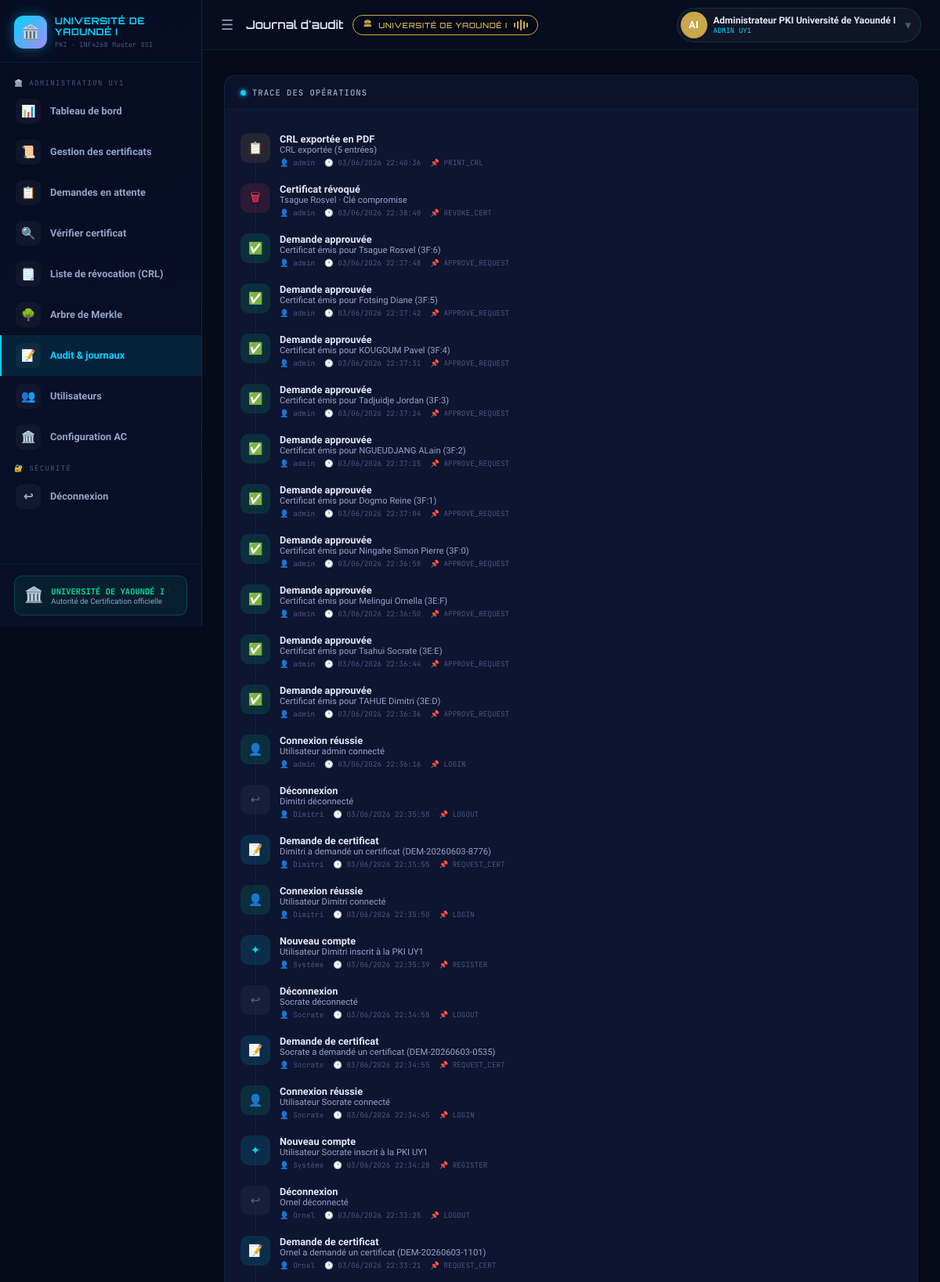
The app's page /audit (signed in, upper part) with its own data.
### modules/models.py (models this page shows, shortened)
class User(UserMixin, db.Model):
    __tablename__ = 'users'
    id            = db.Column(db.Integer, primary_key=True)
    username      = db.Column(db.String(64), unique=True, nullable=False)
    email         = db.Column(db.String(120), unique=True, nullable=False)
    full_name     = db.Column(db.String(128), default='')
    matricule     = db.Column(db.String(50), default='')
    age           = db.Column(db.Integer, default=0)
    department    = db.Column(db.String(128), default='')
    status_type   = db.Column(db.String(30), default='etudiant')
    password_hash = db.Column(db.String(256), nullable=False)
    role          = db.Column(db.String(20), default='user')
    avatar_color  = db.Column(db.String(20), default='#00d4ff')
    created_at    = db.Column(db.DateTime, default=datetime.utcnow)
    last_login    = db.Column(db.DateTime, nullable=True)
    certificates  = db.relationship('Certificate', backref='owner', lazy=True)
    logs          = db.relationship('AuditLog', backref='user_ref', lazy=True)
    requests      = db.relationship('CertificateRequest',
                                   foreign_keys='CertificateRequest.user_id',
                                   backref='requester', lazy=True)
    def is_admin(self):
        return self.role == 'admin'
    def display_name(self):
        return self.full_name if self.full_name else self.username
    def initials(self):
        n = self.display_name()
        parts = n.split()
        if len(parts) >= 2:
            return (parts[0][0] + parts[-1][0]).upper()
        return n[:2].upper()

class AuditLog(db.Model):
    __tablename__ = 'audit_logs'
    id         = db.Column(db.Integer, primary_key=True)
    action     = db.Column(db.String(64))
    icon       = db.Column(db.String(10), default='📋')
    color      = db.Column(db.String(20), default='#00d4ff')
    title      = db.Column(db.String(128), default='')
    details    = db.Column(db.Text, default='')
    username   = db.Column(db.String(64), default='')
    user_id    = db.Column(db.Integer, db.ForeignKey('users.id'), nullable=True)
    created_at = db.Column(db.DateTime, default=datetime.utcnow)

### app.py (the view)
@app.route('/audit')
@login_required
def audit():
    if not current_user.is_admin():
        flash('Le journal d\'audit est réservé à l\'administration.', 'danger')
        return redirect(url_for('dashboard_user'))
    logs = AuditLog.query.order_by(AuditLog.created_at.desc()).limit(200).all()
    return render_template('audit.html', logs=logs)

### app.py (called while the page is built)
@login_manager.user_loader
def load_user(uid):
    return db.session.get(User, int(uid))

def get_ca():
    return AuthorityCA.query.first()

def expiring_soon(days=30):
    limit = datetime.now(timezone.utc) + timedelta(days=days)
    return Certificate.query.filter(Certificate.status=='VALID', Certificate.expires_at!=None, Certificate.expires_at<=limit).count()

@app.context_processor
def inject_globals():
    ca = get_ca()
    notif_count = expiring_soon(30) if ca else 0
    pending_count = CertificateRequest.query.filter_by(status='PENDING').count() if ca and current_user.is_authenticated and current_user.is_admin() else 0
    return dict(
        ca_exists=bool(ca),
        notif_count=notif_count,
        pending_count=pending_count,
        reasons_labels=REASONS_LABELS,
        university_name="Université de Yaoundé I"
    )

### templates/audit.html (shortened to what this page needs)
{% extends "base.html" %}
{% block page_title %}Journal d'audit{% endblock %}
{% block content %}
<div class="card">
  <div class="card-header">
    <div class="card-title">
      <span class="dot dot-cyan"></span>
      TRACE DES OPÉRATIONS
    </div>
  </div>
  <div class="card-body">
    {% if logs %}
    <div class="audit-timeline">
      {% for log in logs %}
      <div class="audit-item">
        <div class="audit-dot" style="background: {{ log.color }}20; color: {{ log.color }};">
          {{ log.icon }}
        </div>
        <div class="audit-content">
          <div class="audit-title">{{ log.title }}</div>
          <div class="audit-detail">{{ log.details }}</div>
          <div class="audit-meta">
            <span>👤 {{ log.username }}</span>
            <span>🕐 {{ log.created_at.strftime('%d/%m/%Y %H:%M:%S') }}</span>
            <span>📌 {{ log.action }}</span>
          </div>
        </div>
      </div>
      {% endfor %}
    </div>
    {% else %}
    <div class="empty-state" style="text-align: center; padding: 60px;">
      <div style="font-size: 4rem; margin-bottom: 16px;">📝</div>
      <h3 style="color: var(--text2);">Aucun log d'audit</h3>
    </div>
    {% endif %}
  </div>
</div>
{% endblock %}

### templates/base.html (shortened to what this page needs)
<!DOCTYPE html>
<html lang="fr">
<head>
  <link rel="stylesheet" href="{{ url_for('static', filename='css/style.css') }}">
</head>
<body>
{% if current_user.is_authenticated %}
<aside class="sidebar" id="sidebar">
  <div class="sidebar-logo">
    <div class="sidebar-logo-icon">🏛️</div>
    <div class="sidebar-logo-text">
      <h2>UNIVERSITÉ DE YAOUNDÉ I</h2>
      <p>PKI · INF4268 Master SSI</p>
    </div>
  </div>
  <nav class="sidebar-nav">
    {% if current_user.is_admin() %}
      <div class="nav-section">🏛️ Administration UY1</div>
      <a href="{{ url_for('dashboard_admin') }}" class="nav-link {% if request.endpoint=='dashboard_admin' %}active{% endif %}">
        <div class="nav-icon">📊</div> <span>Tableau de bord</span>
      </a>
      <a href="{{ url_for('certificates') }}" class="nav-link {% if request.endpoint=='certificates' %}active{% endif %}">
        <div class="nav-icon">📜</div> <span>Gestion des certificats</span>
      </a>
      <a href="{{ url_for('pending_requests') }}" class="nav-link {% if request.endpoint=='pending_requests' %}active{% endif %}">
        <div class="nav-icon">📋</div> <span>Demandes en attente</span>
      </a>
      <a href="{{ url_for('verify') }}" class="nav-link {% if request.endpoint=='verify' %}active{% endif %}">
        <div class="nav-icon">🔍</div> <span>Vérifier certificat</span>
      </a>
      <a href="{{ url_for('view_crl') }}" class="nav-link {% if request.endpoint=='view_crl' %}active{% endif %}">
        <div class="nav-icon">🗒️</div> <span>Liste de révocation (CRL)</span>
      </a>
      <a href="{{ url_for('merkle_dashboard') }}" class="nav-link {% if request.endpoint=='merkle_dashboard' %}active{% endif %}">
        <div class="nav-icon">🌳</div> <span>Arbre de Merkle</span>
      </a>
      <a href="{{ url_for('audit') }}" class="nav-link {% if request.endpoint=='audit' %}active{% endif %}">
        <div class="nav-icon">📝</div> <span>Audit & journaux</span>
      </a>
      <a href="{{ url_for('users') }}" class="nav-link {% if request.endpoint=='users' %}active{% endif %}">
        <div class="nav-icon">👥</div> <span>Utilisateurs</span>
      </a>
      <a href="{{ url_for('admin_ca') }}" class="nav-link {% if request.endpoint=='admin_ca' %}active{% endif %}">
        <div class="nav-icon">🏛️</div> <span>Configuration AC</span>
      </a>
    {% endif %}
    <div class="nav-section">🔐 Sécurité</div>
    <a href="{{ url_for('logout') }}" class="nav-link">
      <div class="nav-icon">↩</div> <span>Déconnexion</span>
    </a>
  </nav>
  <div class="sidebar-footer">
    <div class="sidebar-status">
      <div class="status-icon">🏛️</div>
      <div>
        <div class="status-title">UNIVERSITÉ DE YAOUNDÉ I</div>
        <div class="status-desc">Autorité de Certification officielle</div>
      </div>
    </div>
  </div>
</aside>
<div class="topbar" id="topbar">
  <button class="topbar-menu-btn" id="menuBtn" onclick="toggleSidebar()">☰</button>
  <div class="topbar-title">
    {% block page_title %}PKI Université de Yaoundé I{% endblock %}
    {% if ca_exists %}
    <div class="topbar-ca-badge">
      🏛 <span class="topbar-ca-text">UNIVERSITÉ DE YAOUNDÉ I</span>
      <div class="wave">
        <span></span><span></span><span></span><span></span><span></span>
      </div>
    </div>
    {% endif %}
  </div>
  <div class="topbar-actions">
    <a href="{{ url_for('profile') }}" class="user-pill">
      <div class="user-avatar" style="background:{{ current_user.avatar_color }};">
        {{ current_user.initials() }}
      </div>
      <div class="user-pill-info">
        <div class="user-name">{{ current_user.display_name() }}</div>
        <div class="user-role">{% if current_user.is_admin() %}ADMIN UY1{% else %}{{ current_user.get_status_label() }}{% endif %}</div>
      </div>
      <span style="color:var(--muted);margin-left:4px;">▾</span>
    </a>
  </div>
</div>
<div class="main-wrapper" id="mainWrapper">
  <div class="flash-zone">
  </div>
  <div class="page-content">
    {% block content %}{% endblock %}
  </div>
</div>
{% endif %}
</body>
</html>

### records on screen
User: initials "AI", display_name "Administrateur PKI Université de Yaoundé I"
AuditLog: icon "📋", title "CRL exportée en PDF", details "CRL exportée (5 entrées)", username "admin", created_at "03/06/2026 22:40:36", action "PRINT_CRL"
AuditLog: icon "🗑", title "Certificat révoqué", details "Tsague Rosvel · Clé compromise", username "admin", created_at "03/06/2026 22:38:40", action "REVOKE_CERT"
AuditLog: icon "✅", title "Demande approuvée", details "Certificat émis pour Tsague Rosvel (3F:6)", username "admin", created_at "03/06/2026 22:37:48", action "APPROVE_REQUEST"
AuditLog: icon "✅", title "Demande approuvée", details "Certificat émis pour Fotsing Diane (3F:5)", username "admin", created_at "03/06/2026 22:37:42", action "APPROVE_REQUEST"
AuditLog: icon "✅", title "Demande approuvée", details "Certificat émis pour KOUGOUM Pavel (3F:4)", username "admin", created_at "03/06/2026 22:37:31", action "APPROVE_REQUEST"
AuditLog: icon "✅", title "Demande approuvée", details "Certificat émis pour Tadjuidje Jordan (3F:3)", username "admin", created_at "03/06/2026 22:37:24", action "APPROVE_REQUEST"
AuditLog: icon "✅", title "Demande approuvée", details "Certificat émis pour NGUEUDJANG ALain (3F:2)", username "admin", created_at "03/06/2026 22:37:15", action "APPROVE_REQUEST"
AuditLog: icon "✅", title "Demande approuvée", details "Certificat émis pour Dogmo Reine (3F:1)", username "admin", created_at "03/06/2026 22:37:04", action "APPROVE_REQUEST"
AuditLog: icon "✅", title "Demande approuvée", details "Certificat émis pour Ningahe Simon Pierre (3F:0)", username "admin", created_at "03/06/2026 22:36:58", action "APPROVE_REQUEST"
AuditLog: icon "✅", title "Demande approuvée", details "Certificat émis pour Melingui Ornella (3E:F)", username "admin", created_at "03/06/2026 22:36:50", action "APPROVE_REQUEST"
AuditLog: icon "✅", title "Demande approuvée", details "Certificat émis pour Tsahui Socrate (3E:E)", username "admin", created_at "03/06/2026 22:36:44", action "APPROVE_REQUEST"
AuditLog: icon "✅", title "Demande approuvée", details "Certificat émis pour TAHUE Dimitri (3E:D)", username "admin", created_at "03/06/2026 22:36:36", action "APPROVE_REQUEST"
AuditLog: icon "👤", title "Connexion réussie", details "Utilisateur admin connecté", username "admin", created_at "03/06/2026 22:36:16", action "LOGIN"
AuditLog: icon "↩", title "Déconnexion", details "Dimitri déconnecté", username "Dimitri", created_at "03/06/2026 22:35:58", action "LOGOUT"
AuditLog: icon "📝", title "Demande de certificat", details "Dimitri a demandé un certificat (DEM-20260603-8776)", username "Dimitri", created_at "03/06/2026 22:35:55", action "REQUEST_CERT"
AuditLog: icon "👤", title "Connexion réussie", details "Utilisateur Dimitri connecté", username "Dimitri", created_at "03/06/2026 22:35:50", action "LOGIN"
AuditLog: icon "✦", title "Nouveau compte", details "Utilisateur Dimitri inscrit à la PKI UY1", username "Système", created_at "03/06/2026 22:35:39", action "REGISTER"
AuditLog: icon "↩", title "Déconnexion", details "Socrate déconnecté", username "Socrate", created_at "03/06/2026 22:34:58", action "LOGOUT"
AuditLog: icon "📝", title "Demande de certificat", details "Socrate a demandé un certificat (DEM-20260603-0535)", username "Socrate", created_at "03/06/2026 22:34:55", action "REQUEST_CERT"
AuditLog: icon "👤", title "Connexion réussie", details "Utilisateur Socrate connecté", username "Socrate", created_at "03/06/2026 22:34:45", action "LOGIN"
AuditLog: icon "✦", title "Nouveau compte", details "Utilisateur Socrate inscrit à la PKI UY1", username "Système", created_at "03/06/2026 22:34:28", action "REGISTER"
AuditLog: icon "↩", title "Déconnexion", details "Ornel déconnecté", username "Ornel", created_at "03/06/2026 22:33:25", action "LOGOUT"
AuditLog: icon "📝", title "Demande de certificat", details "Ornel a demandé un certificat (DEM-20260603-1101)", username "Ornel", created_at "03/06/2026 22:33:21", action "REQUEST_CERT"
